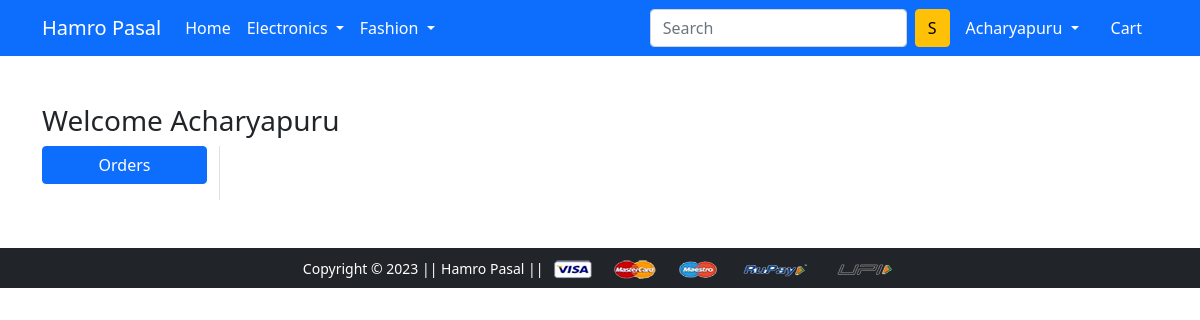
/orders/ (signed in), run on an earlier commit of the app's database.
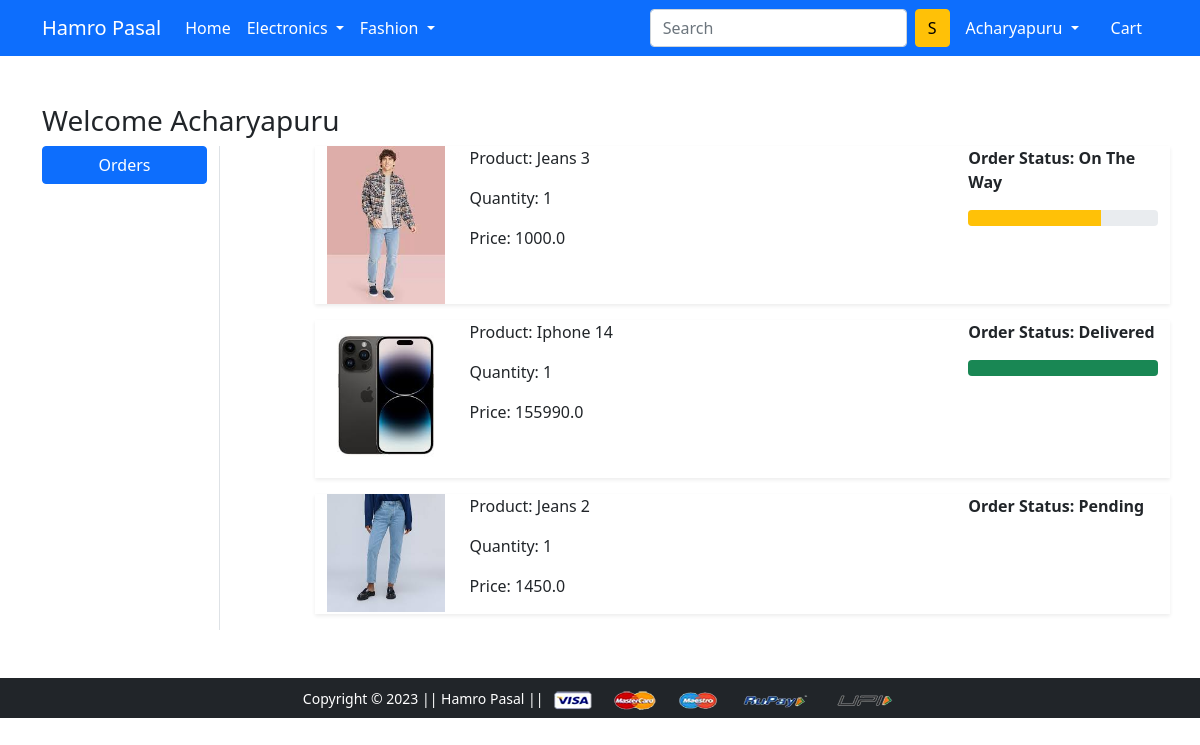
And on a later commit of the database.
### app/models.py (models this page shows, shortened)
class OrderPlaced(models.Model):
   user=models.ForeignKey(User,on_delete=models.CASCADE)
   customer=models.ForeignKey(Customer,on_delete=models.CASCADE)
   product=models.ForeignKey(Product,on_delete=models.CASCADE)
   quantity=models.PositiveIntegerField(default=1)
   ordered_date=models.DateTimeField(auto_now_add=True)
   status=models.CharField(choices=STATUS_CHOICE,max_length=50,default='Pending')
   @property
   def total_cost(self):
      return self.quantity*self.product.discounted_price

class Product(models.Model):
    title=models.CharField(max_length=100)
    selling_price=models.FloatField()
    discounted_price=models.FloatField()
    description =models.TextField()
    brand=models.CharField(max_length=30)
    category=models.CharField(choices=CATEGORY_CHOICES,max_length=2)
    product_image =models.ImageField(upload_to='productimg')

### app/views.py (the view)
# urls.py: path('orders/', views.orders, name='orders'),
@login_required
def orders(request):
 op= OrderPlaced.objects.filter(user=request.user)
 return render(request, 'app/orders.html',{'order_placed':op})

### app/templates/app/orders.html (shortened to what this page needs)
{% extends 'app/base.html' %}
{% load static %}
{% block main-content %}
<div class="container my-5">
 <div class="row">
 <h3>Welcome <span class="text-capitalize">{{request.user}}</span></h3>
  <div class="col-sm-2 border-end">
   <ul class="list-unstyled">
    <li class="d-grid"><a href="{% url 'orders' %}" class="btn btn-primary">Orders</a></li>
   </ul>
  </div>
  <div class="col-sm-9 offset-sm-1">
   {% for op in order_placed %}
    <div class="row shadow-sm mb-3">
        <div class="col-sm-2">
            <img src="{{op.product.product_image.url}}" alt="" srcset="" class="img-fluid" height="150" width="150">
        </div>
        <div class="col-sm-7">
            <p>Product: {{op.product.title}}</p>
            <p>Quantity: {{op.quantity}}</p>
            <p>Price: {{op.total_cost}}</p>
        </div>
        <div class="col-sm-3 fw-bold">
            <p>Order Status: {{op.status}}</p>
            {% if op.status == 'On The Way' %}
             <div class="progress">
                <div class="progress-bar bg-warning" role='progressbar' style='width:70%' aria-valuenow='70' aria-valuemin='0' aria-valuemax='100'></div>
             </div>
            {% endif %}
            {% if op.status == 'Delivered' %}
             <div class="progress">
                <div class="progress-bar bg-success" role='progressbar' style='width:100%' aria-valuenow='100' aria-valuemin='0' aria-valuemax='100'></div>
             </div>
            {% endif %}
        </div>
    </div>
   {% endfor %}
  </div>
 </div>
</div>
{% endblock main-content %}

### app/templates/app/base.html (shortened to what this page needs)
<!doctype html>
{% load static %}
<html lang="en">
  <head>
    <link href="https://cdn.jsdelivr.net/npm/bootstrap@5.0.0-beta1/dist/css/bootstrap.min.css" rel="stylesheet">
    <link rel="stylesheet" href="{% static 'app/css/owl.carousel.min.css' %}">
    <link rel="stylesheet" href="{% static 'app/css/all.min.css' %}">
    <link rel="stylesheet" href="{% static 'app/css/style.css' %}">
  </head>
  <body>
    <nav class="navbar navbar-expand-lg navbar-dark bg-primary">
     <div class="container">
       <a class="navbar-brand" href="/">Hamro Pasal</a>
       <div class="collapse navbar-collapse" id="navbarSupportedContent">
         <ul class="navbar-nav me-auto mb-2 mb-lg-0">
           <li class="nav-item">
             <a class="nav-link active" aria-current="page" href="/">Home</a>
           </li>
           <li class="nav-item dropdown">
             <a class="nav-link dropdown-toggle text-white" href="#" id="electronicsDropdown" role="button" data-bs-toggle="dropdown" aria-expanded="false">
               Electronics
             </a>
           </li>
           <li class="nav-item dropdown">
             <a class="nav-link dropdown-toggle text-white" href="#" id="fashionDropdown" role="button" data-bs-toggle="dropdown" aria-expanded="false">
               Fashion
             </a>
           </li>
         </ul>
         <form class="d-flex">
           <input class="form-control me-2" type="search" placeholder="Search" aria-label="Search">
           <button class="btn btn-warning" type="submit">S</button>
         </form>
         <div>
          <ul class="navbar-nav me-auto mb-2 mb-lg-0">
          {% if request.user.is_authenticated %}
           <li class="nav-item dropdown mx-2">
              <a class="nav-link dropdown-toggle text-white" href="#" id="profileDropdown" role="button" data-bs-toggle="dropdown" aria-expanded="false">
                {{request.user.username|capfirst}}
              </a>
            </li>
            <li class="nav-item mx-2">
             <a href="{% url 'showcart' %}" class="nav-link text-white"> Cart </a>
            </li>
          {% endif %}
          </ul>
         </div>
       </div>
     </div>
    </nav>
    {% block main-content %} {% endblock main-content %}
    <footer class="container-fluid bg-dark text-center p-2 mt-5">
        <small class="text-white">Copyright &copy; 2023 || Hamro Pasal || </small>
        <img src="{% static 'app/images/payment.png' %}" alt="" srcset="" class="img-fluid" height="2px">
    </footer>
  </body>
</html>

What changed in the data, as far as the page shows it:
added OrderPlaced: product.product_image (picture), product "Jeans 3", quantity "1", total_cost "1000.0", status "On The Way"
added OrderPlaced: product.product_image (picture), product "Iphone 14", quantity "1", total_cost "155990.0", status "Delivered"
added OrderPlaced: product.product_image (picture), product "Jeans 2", quantity "1", total_cost "1450.0", status "Pending"
